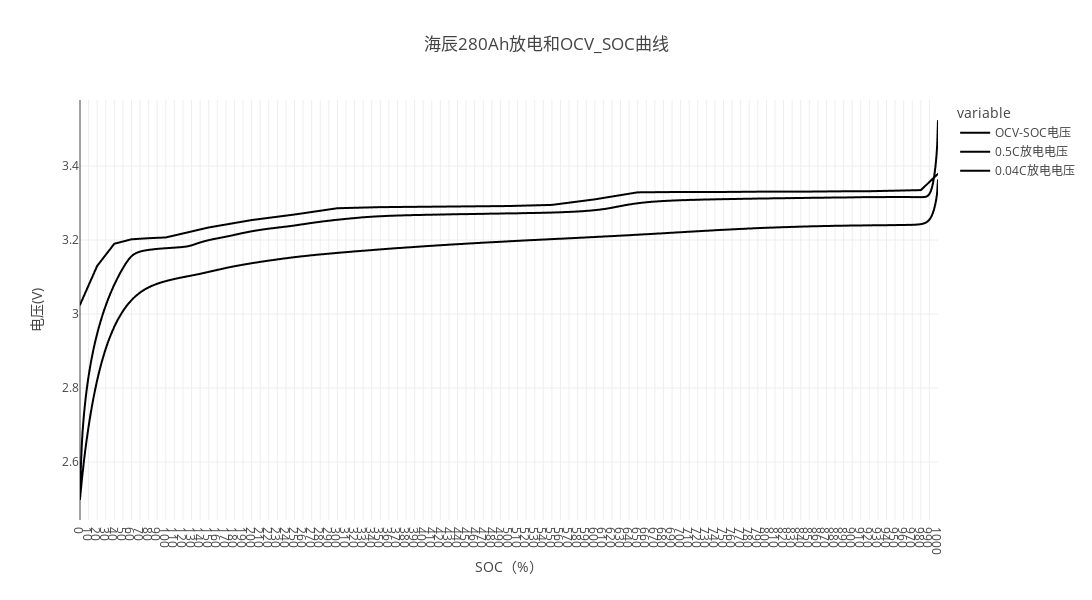

The notebook cell saved with this chart:
### Code cell
fig = px.line(df_merged, title='海辰280Ah放电和OCV_SOC曲线', color_discrete_sequence=['red', 'green', 'blue'], width=1500, height=600)
# fig.update_traces(line=dict(width=2))
# fig.for_each_trace(
#     lambda t: t.update(line_color='red') if t.name == 'OCV_SOC电压' else t.update(line_color='green')
# )

# fig.add_scatter(x=df1_resampled['SOC/%'], y=df1_resampled['25放电'], mode='lines', name='OCV_SOC曲线')
# fig.add_scatter(x=df2_resampled['SOC'], y=df2_resampled['电压(V)'], mode='lines', name='放电SOC曲线')
# fig.data[1].line.color = 'green'
# fig.data[2].line.color = 'red'
# fig.update_xaxes(ticks="outside", ticklen=10, tickcolor='black')
fig.update_layout(xaxis_title='SOC（%）', yaxis_title='电压(V)', xaxis_dtick=10)
fig.show()

### Figure 1 — Plotly figure (JSON) as saved in the notebook; plotly's stock layout.template omitted (floating-point values rounded to 4 significant figures; data arrays with more than 128 entries replaced by an {"elided": "..."} marker saying what was removed)
{"data": [{"hovertemplate": "variable=OCV-SOC电压<br>index=%{x}<br>value=%{y}<extra></extra>", "legendgroup": "OCV-SOC电压", "line": {"color": "#000001", "dash": "solid"}, "marker": {"symbol": "circle"}, "mode": "lines", "name": "OCV-SOC电压", "showlegend": true, "type": "scattergl", "x": {"elided": "1001 int values"}, "xaxis": "x", "y": {"elided": "1001 float values"}, "yaxis": "y"}, {"hovertemplate": "variable=0.5C放电电压<br>index=%{x}<br>value=%{y}<extra></extra>", "legendgroup": "0.5C放电电压", "line": {"color": "#000002", "dash": "solid"}, "marker": {"symbol": "circle"}, "mode": "lines", "name": "0.5C放电电压", "showlegend": true, "type": "scattergl", "x": {"elided": "1001 int values"}, "xaxis": "x", "y": {"elided": "1001 float values"}, "yaxis": "y"}, {"hovertemplate": "variable=0.04C放电电压<br>index=%{x}<br>value=%{y}<extra></extra>", "legendgroup": "0.04C放电电压", "line": {"color": "#000003", "dash": "solid"}, "marker": {"symbol": "circle"}, "mode": "lines", "name": "0.04C放电电压", "showlegend": true, "type": "scattergl", "x": {"elided": "1001 int values"}, "xaxis": "x", "y": {"elided": "1001 float values"}, "yaxis": "y"}], "layout": {"height": 600, "legend": {"title": {"text": "variable"}, "tracegroupgap": 0}, "title": {"text": "海辰280Ah放电和OCV_SOC曲线"}, "width": 1500, "xaxis": {"anchor": "y", "domain": [0, 1], "dtick": 10, "title": {"text": "SOC（%）"}}, "yaxis": {"anchor": "x", "domain": [0, 1], "title": {"text": "电压(V)"}}}}
